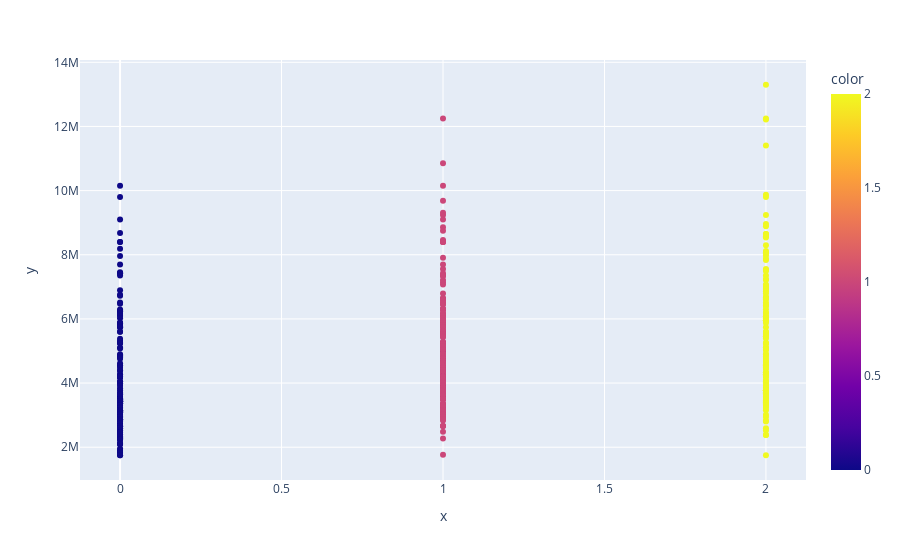

Source (notebook cell):
### Markdown cell above
#### **furnishingstatus with the price

### Code cell
import plotly.express as px

fig=px.scatter(x=df['furnishingstatus'],y=df['price'],color=df['furnishingstatus'])
fig.show()

### Figure 1 — Plotly figure (JSON) as saved in the notebook; plotly's stock layout.template omitted (floating-point values rounded to 4 significant figures; data arrays with more than 128 entries replaced by an {"elided": "..."} marker saying what was removed)
{"data": [{"hovertemplate": "x=%{x}<br>y=%{y}<br>color=%{marker.color}<extra></extra>", "legendgroup": "", "marker": {"color": {"elided": "545 int values"}, "coloraxis": "coloraxis", "symbol": "circle"}, "mode": "markers", "name": "", "orientation": "v", "showlegend": false, "type": "scatter", "x": {"elided": "545 int values"}, "xaxis": "x", "y": {"elided": "545 int values"}, "yaxis": "y"}], "layout": {"coloraxis": {"colorbar": {"title": {"text": "color"}}, "colorscale": [[0, "#0d0887"], [0.1111, "#46039f"], [0.2222, "#7201a8"], [0.3333, "#9c179e"], [0.4444, "#bd3786"], [0.5556, "#d8576b"], [0.6667, "#ed7953"], [0.7778, "#fb9f3a"], [0.8889, "#fdca26"], [1, "#f0f921"]]}, "legend": {"tracegroupgap": 0}, "margin": {"t": 60}, "xaxis": {"anchor": "y", "domain": [0, 1], "title": {"text": "x"}}, "yaxis": {"anchor": "x", "domain": [0, 1], "title": {"text": "y"}}}}
